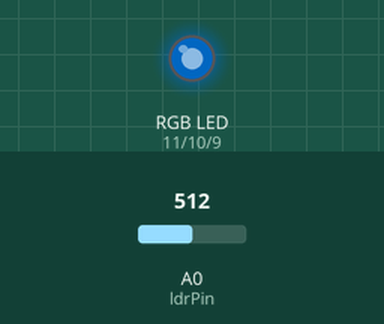
The sketch below on a simulated Arduino Uno, built with avr-gcc and run on an emulated ATmega328P. Shown: an RGB LED mixed from three pins (HIGH = lit). The test bench sets the inputs (shaded band); at power-on: A0 (ldrPin) = 512. Dim RGB values are drawn brighter than linear.

Above: at 1.2 s.
1.3 s: A0 (ldrPin) set to 215
4.3 s: A0 (ldrPin) set to 185
At 4.6 s:
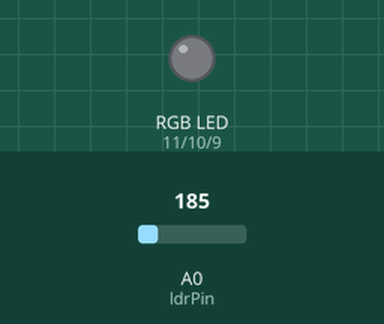
5.8 s: A0 (ldrPin) set to 210
At 5.92 s:
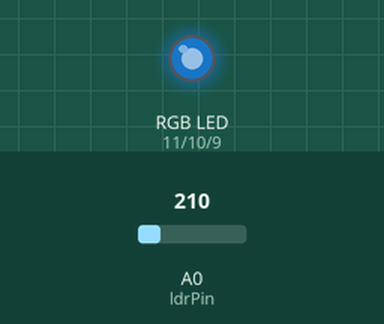
8.8 s: A0 (ldrPin) set to 190
10.3 s: A0 (ldrPin) set to 306
At 12.06 s:
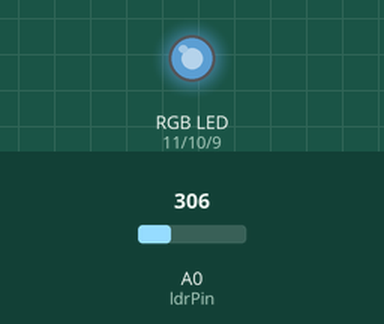
13.3 s: A0 (ldrPin) set to 122
Timing chart, 0 to 15.8 s (numbered marks = the images above; inputs shaded):
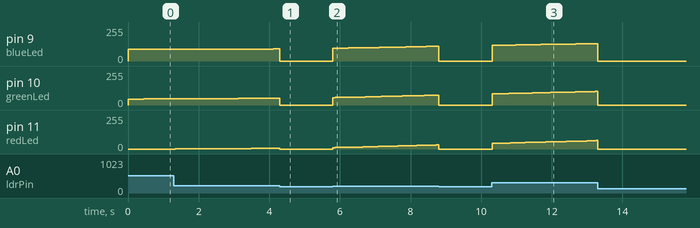

The sketch:

Creation_Crate_Mood_Lamp.ino
```cpp
/*  Creation Crate Mood Lamp
This lamp smoothly cycles through a colour spectrum.
It only turns on when its surroundings are dark.
Colour equations (we’ll be using these later):
Red = sin(x)
Green = sin(x + PI/3)
Blue = sin(x + 2PI/3)
These equations are how the program will calculate the brightness of
the LEDs.

Step 1: Input User Defined Variables
Think of variables like containers - they’re used to store information. */

int pulseSpeed = 5;
//  This value controls how fast the mood lamp runs. You can replace this with any whole number.
int ldrPin = 0;   // LDR in Analog Input 0 to read the surrounding light.
int redLed = 11;  // red LED in Digital Pin 11.
int greenLed = 10; // green LED in Digital Pin 10.
int blueLed = 9; // blue LED in DIgital Pin 9.
//  These are the pins we are using with the UNO R3 (Arduino-compatible). You can see the numbers on the board itself.
int ambientLight;
// This variable stores the value of the light in the room.
int power = 150;
// This variable controls the brightness of the lamp (2-255).
float RGB[3];
// This is an ‘array’. It can hold 3 values: RGB[0], RGB[1], and RGB[2].We’ll use this to store the values of the Red, Blue, and Green LEDs.
float CommonMathVariable = 180/PI;
/* We will be using the value of 180/PI a lot in the main loop, so to
save time, we will calculate it once here in the setup and store it
in  CommonMathVariable. Note: it is PI, not P1 */

/* Step 2: Create Setup Loop
This ‘loop’ is not really a loop. It runs once in the beginning to create
the default values for our LEDs. */

void setup () {

pinMode (redLed,OUTPUT);
pinMode (greenLed,OUTPUT);
pinMode (blueLed,OUTPUT);
// This tells the UNO R3 to send data out to the LEDs.

digitalWrite (redLed,LOW);
digitalWrite (greenLed,LOW);
digitalWrite (blueLed,LOW);
//  This sets all the outputs (LEDs) to low (as in off), so that they do not turn on during startup.

}   // Opening brackets must be accompanied by closing brackets.

/* Step 3: Create Main Loop
The previous sections are where we set up the variables. This section is
where we put them to work! This part of the program is a ‘loop’. It
repeats itself over and over again, making a small change in the
brightness of the LEDs each time - this creates a smooth transition in
colour. */

void loop () {

for (float x = 0; x < PI; x = x + 0.00001) {
RGB[0] = power * abs(sin(x * (CommonMathVariable))); // Red LED.
RGB[1] = power * abs(sin((x + PI/3) * (CommonMathVariable))); // Green LED.
RGB[2] = power * abs(sin((x + (2 * PI) / 3) * (CommonMathVariable))); // Blue LED.
ambientLight = analogRead(ldrPin);
// This reads the light in the room and stores it as a number.

if (ambientLight > 200) {
// This ‘if statement’ will make the lamp turn on only if it is dark. The darker it is, the higher the number.
analogWrite (redLed,RGB[0]);
analogWrite (greenLed,RGB[1]);
analogWrite (blueLed,RGB[2]);
// These ‘analogWrite’ statements will send the values calculated above to the LEDs.
} // Don’t forget to close this ‘if statement’ with a bracket!

else {
digitalWrite (redLed,LOW);
digitalWrite (greenLed,LOW);
digitalWrite (blueLed,LOW);
}
// This ‘else statement’ will only activate if the ‘if statement’ above does not (ie. If it is too bright in the room). The LEDs will turn off.

for (int i = 0; i < 3; i++) {
// This loop calculates the delay for each colour depending on its current brightness. Brighter LEDs will change colour slower and vice versa.

if (RGB[i] < 1) {
delay (20 * pulseSpeed);
}

else if (RGB[i] < 5) {
delay (10 * pulseSpeed);
}

else if (RGB[i] < 10) {
delay (2 * pulseSpeed);
}

else if (RGB[i] < 100) {
delay (1 * pulseSpeed);
}
// ’else if’ means only one of these conditions can activate at a time.

else {}
// This blank ‘else statement’ is a fail-safe mechanism. It instructs the program to do nothing if the conditions above do not activate. This prevents the program from generating errors when calculating delays.
}

delay(1);
// This delay gives the light dependent resistor time to settle and give accurate readings.
}
} // Don’t forget to close with these brackets!
```

Measured:
- the behaviour switches between 201 and 200 on A0 (ldrPin) (found by bisection; images 0 and 1)
- after the input at 5.8 s, pin 9 (blueLed): moves from 0/255 to 110/255 over 2.8 s, starting at once; pin 10 (greenLed): moves from 0/255 to 74/255 over 2.9 s, starting at once; pin 11 (redLed): moves from 0/255 to 31/255 over 2.9 s, starting at once
- after the input at 10.3 s, pin 9 (blueLed): moves from 0/255 to 131/255 over 3.0 s, starting at once; pin 10 (greenLed): moves from 0/255 to 102/255 over 2.9 s, starting at once; pin 11 (redLed): moves from 0/255 to 64/255 over 3.0 s, starting at once
